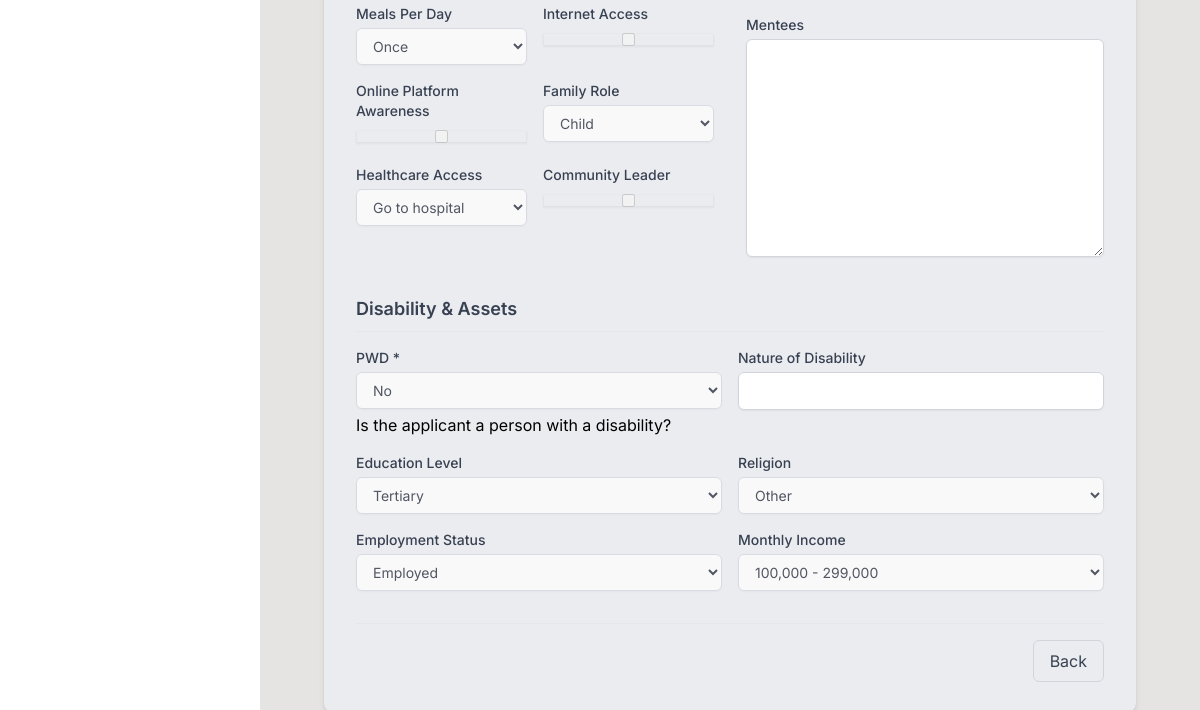
Before: /sectorlead/trainees/view/14/ (signed in, lower part) with the older database file.
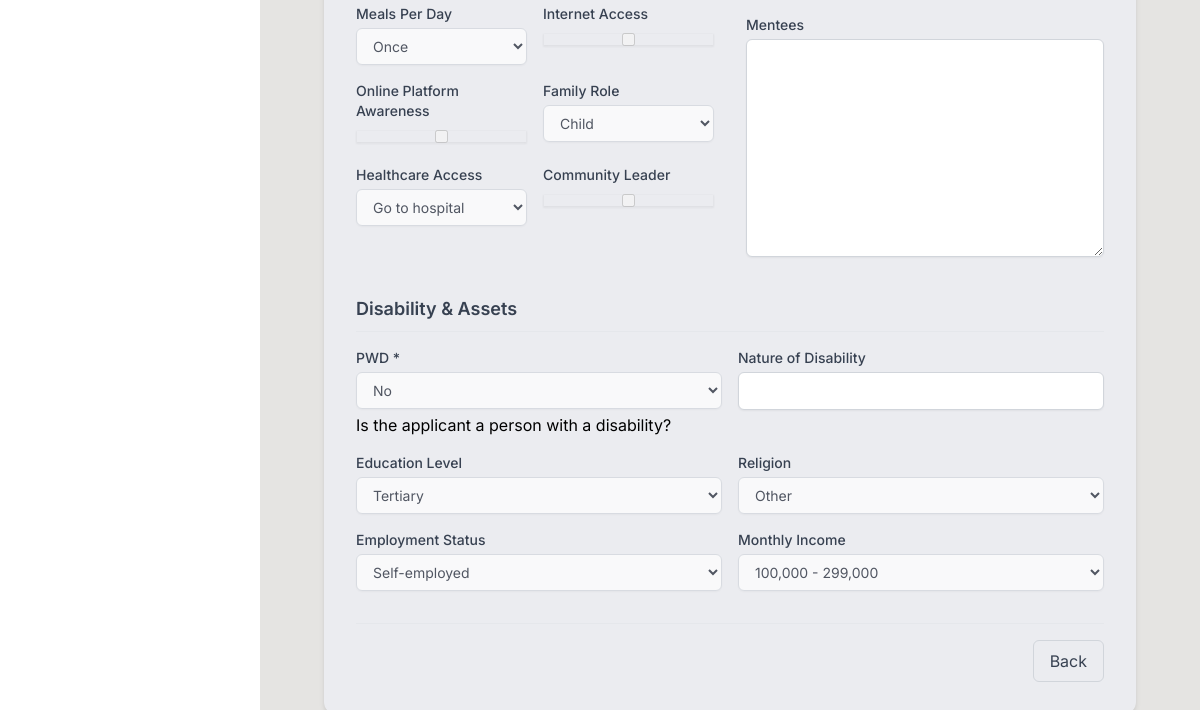
After: the same page with the newer database file.
### urdt_app/models.py (models this page shows, shortened)
class TraineeApplication(models.Model):
    cohort = models.ForeignKey(
        'Cohort',
        on_delete=models.SET_NULL,
        null=True,
        blank=True,
        related_name="trainees",
        help_text="Select the cohort for this trainee"
    )
    student_number = models.CharField(
        max_length=4,
        unique=True,
        editable=False,
        null=True,
        blank=True
    )
    passport_photo = models.ImageField(upload_to="trainee_photos/", null=True, blank=True)
    training_year_month = models.CharField(max_length=100)
    applicant_name = models.CharField(max_length=255)
    phone_contact = models.CharField(max_length=15)
    phone_ownership = models.CharField(max_length=50)
    gender = models.CharField(
        max_length=10,
        choices=[('Male', 'Male'), ('Female', 'Female')]
    )
    date_of_birth = models.DateField()
    age = models.PositiveIntegerField(default=0)
    consent_form_obtained = models.BooleanField(default=False)
    MARITAL_CHOICES = [
        ('Single', 'Single'),
        ('Divorced', 'Divorced'),
        ('Married', 'Married'),
        ('Widowed', 'Widowed'),
    ]
    marital_status = models.CharField(max_length=20, choices=MARITAL_CHOICES)
    household_number = models.CharField(max_length=50, blank=True, null=True)
    current_location = models.CharField(max_length=255, null=True, blank=True)
    zone = models.CharField(max_length=100, blank=True, null=True)
    block_number = models.CharField(max_length=50, blank=True, null=True)
    village = models.CharField(max_length=255, blank=True, null=True)
    parish = models.CharField(max_length=255, blank=True, null=True)
    subcounty = models.CharField(max_length=255, blank=True, null=True)
    district = models.ForeignKey('District', on_delete=models.SET_NULL, null=True, blank=True)
    NATIONALITY_CHOICES = [
        ('Ugandan', 'Ugandan'),
        ('Refugee', 'Refugee'),
    ]
    nationality = models.CharField(max_length=20, choices=NATIONALITY_CHOICES)
    pwd = models.BooleanField(default=False)
    current_location = models.CharField(max_length=255, blank=True, null=True)
    nature_of_disability = models.CharField(max_length=255, blank=True, null=True)
    EDUCATION_CHOICES = [
        ('University', 'University'),
        ('Tertiary', 'Tertiary'),
        ('Secondary', 'Secondary'),
        ('Primary', 'Primary'),
        ('Not at all', 'Not at all'),
    ]
    education_level = models.CharField(max_length=50, choices=EDUCATION_CHOICES)
    RELIGION_CHOICES = [
        ('Christian', 'Christian'),
        ('Moslem', 'Moslem'),
        ('Other', 'Other'),
    ]
    religion = models.CharField(max_length=50, choices=RELIGION_CHOICES)
    EMPLOYMENT_CHOICES = [
        ('Self-employed', 'Self-employed'),
        ('Employed', 'Employed'),
        ('Unemployed', 'Unemployed'),
    ]
    employment_status = models.CharField(max_length=20, choices=EMPLOYMENT_CHOICES)
    INCOME_CHOICES = [
        ('Below 100,000', 'Below 100,000'),
        ('100,000 - 299,000', '100,000 - 299,000'),
        ('300,000 - 500,000', '300,000 - 500,000'),
        ('Above 500,000', 'Above 500,000'),
    ]
    monthly_income = models.CharField(max_length=30, choices=INCOME_CHOICES)
    sector = models.ForeignKey('Sector', on_delete=models.CASCADE, related_name='trainee_sector')
    occupation = models.ForeignKey('Occupation', on_delete=models.CASCADE, related_name='trainee_occupation')
    has_smartphone = models.BooleanField(default=False)
    other_assets = models.TextField(blank=True, null=True)
    household_members_above_15 = models.PositiveIntegerField(default=0)
    MEALS_CHOICES = [
        ('Once', 'Once'),
        ('Twice', 'Twice'),
        ('Thrice', 'Thrice'),
    ]
    meals_per_day = models.CharField(max_length=10, choices=MEALS_CHOICES)
    internet_access = models.BooleanField(default=False)
    online_platform_awareness = models.BooleanField(default=False)
    FAMILY_ROLE_CHOICES = [
        ('Father', 'Father'),
        ('Mother', 'Mother'),
        ('Guardian', 'Guardian'),
        ('Child', 'Child'),
        ('Other', 'Other'),
    ]
    family_role = models.CharField(max_length=20, choices=FAMILY_ROLE_CHOICES)
    HEALTHCARE_CHOICES = [
        ('Use traditional herbs', 'Use traditional herbs'),
        ('Go to hospital', 'Go to hospital'),
        ('Clinic', 'Clinic'),
        ('Other', 'Other'),
    ]
    healthcare_access = models.CharField(max_length=50, choices=HEALTHCARE_CHOICES)
    community_leader = models.BooleanField(default=False)
    has_vision = models.BooleanField(default=False)
    vision_description = models.TextField(blank=True, null=True)
    mentees = models.TextField(
        blank=True,
        null=True,
        help_text="Enter 5 names, one per line or separated by commas."
    )
    assigned_trainer = models.ForeignKey(
        'TrainerApplication',
        on_delete=models.SET_NULL,
        null=True,
        blank=True,
        related_name='trainees'
    )
    epicenter_manager = models.ForeignKey(
        settings.AUTH_USER_MODEL,
        on_delete=models.SET_NULL,
        null=True,
        blank=True,
        related_name='epicenter_trainees'
    )
    created_by = models.ForeignKey(
        settings.AUTH_USER_MODEL,
        on_delete=models.CASCADE,
        related_name='trainee_applications',
        null=True
    )
    created_at = models.DateTimeField(auto_now_add=True)
    STUDY_STATUS_CHOICES = [
        ("NOT_STARTED", "Not Started"),
        ("STARTED_STUDYING", "Started Studying"),
        ("COMPLETED", "Completed"),
        ("DROPPED_OUT", "Dropped Out"),
    ]
    study_status = models.CharField(
        max_length=20,
        choices=STUDY_STATUS_CHOICES,
        default="NOT_STARTED",
        help_text="Tracks the trainee's study progress from not started -> started -> completed or dropped out."
    )
    DIT_CHOICES = [
        ("NOT_REGISTERED", "Not Registered for DIT"),
        ("REGISTERED", "Registered for DIT"),
    ]
    dit_status = models.CharField(
        max_length=15,
        choices=DIT_CHOICES,
        blank=True,
        null=True,
        help_text="Tracks whether the trainee is registered for DIT assessment."
    )
    ASSESSMENT_CHOICES = [
        ("NONE", "No Assessment Yet"),
        ("SUCCESSFUL", "Successfully Assessed"),
        ("UNSUCCESSFUL", "Unsuccessful"),
        ("ABSENT", "Absent"),
    ]
    final_assessment_status = models.CharField(
        max_length=15,
        choices=ASSESSMENT_CHOICES,
        default="NONE",
        help_text="Registrar's final assessment status."
    )

### urdt_app/views.py (the view)
# urls.py: path('sectorlead/trainees/view/<int:trainee_id>/', views.sectorlead_view_trainee, name='sectorlead_view_trainee'),
@login_required
@user_passes_test(sector_lead_required)
def sectorlead_view_trainee(request, trainee_id):
    trainee = get_object_or_404(TraineeApplication, id=trainee_id)
    form = TraineeApplicationEditForm(instance=trainee)
    for f in form.fields:
        form.fields[f].disabled = True
    return render(request, 'sectorlead/single_trainee_form.html', {
        'form': form,
        'heading': 'View Trainee (Read-Only)',
        'read_only': True,
    })

### urdt_app/context_processors.py (called while the page is built, shortened)
def safeguarding_notifications(request):
    if not request.user.is_authenticated:
        return {}
    user = request.user
    if (user.role == 'SUB_ADMIN' or
        (user.designation and user.designation.lower() in [
            'm&e officer', 'principal', 'sector lead', 'accountant', 'project manager', 'safe guarding officer'
        ]) or
        (user.role and user.role.lower() == 'sector_lead')):
        unread_from_trainees = SafeguardingMessage.objects.filter(
            sender__role='TRAINEE'
        ).exclude(read_by=request.user)
        if user.role and user.role.lower() == 'sector_lead':
            unread_from_trainees = unread_from_trainees.filter(trainee__sector=user.sector)
        staff_unread_count = unread_from_trainees.values('trainee').distinct().count()
        return {'staff_unread_count': staff_unread_count}
    return {}

### urdt_app/models.py (called while the page is built)
    def __str__(self):
        return f"{self.username} ({self.get_role_display()})"

    def __str__(self):
        return f"{self.name} ({self.phase.name})"

    def __str__(self):
        return self.name

    def __str__(self):
        return f"{self.name} ({self.sector.name})"

    def __str__(self):
        return self.name

### templates/sectorlead/single_trainee_form.html (shortened to what the changed rows need)
{% extends base_template %}
{% load widget_tweaks %}
{% block content %}
<div class="max-w-7xl mx-auto p-8">
  <div class="bg-[#ebecf0] rounded-xl shadow-md p-8 space-y-8">
    <form method="post" enctype="multipart/form-data" class="space-y-8">
      <div class="grid grid-cols-1 md:grid-cols-2 gap-8">
        <div class="space-y-4">
          <div class="grid grid-cols-2 gap-4">
            <div>
              <label for="{{ form.meals_per_day.id_for_label }}" class="block text-sm font-medium text-gray-700 mb-1">
                Meals Per Day
              </label>
              {{ form.meals_per_day|add_class:"w-full px-3 py-2 bg-white border border-gray-300 rounded-md shadow-sm focus:outline-none focus:ring-1 focus:ring-[#1d5d8d] focus:border-[#1d5d8d] text-gray-900 text-sm" }}
            </div>
            <div>
              <label for="{{ form.internet_access.id_for_label }}" class="block text-sm font-medium text-gray-700 mb-1">
                Internet Access
              </label>
              {{ form.internet_access|add_class:"w-full px-3 py-2 bg-white border border-gray-300 rounded-md shadow-sm focus:outline-none focus:ring-1 focus:ring-[#1d5d8d] focus:border-[#1d5d8d] text-gray-900 text-sm" }}
            </div>
          </div>
          <div class="grid grid-cols-2 gap-4">
            <div>
              <label for="{{ form.online_platform_awareness.id_for_label }}" class="block text-sm font-medium text-gray-700 mb-1">
                Online Platform Awareness
              </label>
              {{ form.online_platform_awareness|add_class:"w-full px-3 py-2 bg-white border border-gray-300 rounded-md shadow-sm focus:outline-none focus:ring-1 focus:ring-[#1d5d8d] focus:border-[#1d5d8d] text-gray-900 text-sm" }}
            </div>
            <div>
              <label for="{{ form.family_role.id_for_label }}" class="block text-sm font-medium text-gray-700 mb-1">
                Family Role
              </label>
              {{ form.family_role|add_class:"w-full px-3 py-2 bg-white border border-gray-300 rounded-md shadow-sm focus:outline-none focus:ring-1 focus:ring-[#1d5d8d] focus:border-[#1d5d8d] text-gray-900 text-sm" }}
            </div>
          </div>
          <div class="grid grid-cols-2 gap-4">
            {% if form.healthcare_access %}
            <div>
              <label for="{{ form.healthcare_access.id_for_label }}" class="block text-sm font-medium text-gray-700 mb-1">
                Healthcare Access
              </label>
              {{ form.healthcare_access|add_class:"w-full px-3 py-2 bg-white border border-gray-300 rounded-md shadow-sm focus:outline-none focus:ring-1 focus:ring-[#1d5d8d] focus:border-[#1d5d8d] text-gray-900 text-sm" }}
            </div>
            {% endif %}
            {% if form.community_leader %}
            <div>
              <label for="{{ form.community_leader.id_for_label }}" class="block text-sm font-medium text-gray-700 mb-1">
                Community Leader
              </label>
              {{ form.community_leader|add_class:"w-full px-3 py-2 bg-white border border-gray-300 rounded-md shadow-sm focus:outline-none focus:ring-1 focus:ring-[#1d5d8d] focus:border-[#1d5d8d] text-gray-900 text-sm" }}
            </div>
            {% endif %}
          </div>
        </div>
        <div class="space-y-4">
          {% if form.mentees %}
          <div>
            <label for="{{ form.mentees.id_for_label }}" class="block text-sm font-medium text-gray-700 mb-1">
              Mentees
            </label>
            {{ form.mentees|add_class:"w-full px-3 py-2 bg-white border border-gray-300 rounded-md shadow-sm focus:outline-none focus:ring-1 focus:ring-[#1d5d8d] focus:border-[#1d5d8d] text-gray-900 text-sm" }}
          </div>
          {% endif %}
        </div>
      </div>
      <div class="space-y-4">
        <h2 class="text-lg font-semibold text-gray-700 border-b border-gray-200 pb-2">Disability & Assets</h2>
        <div class="grid grid-cols-2 gap-4">
          {% if form.pwd %}
          <div>
            <label for="{{ form.pwd.id_for_label }}" class="block text-sm font-medium text-gray-700 mb-1">
              PWD *
            </label>
            {{ form.pwd|add_class:"w-full px-3 py-2 bg-white border border-gray-300 rounded-md shadow-sm focus:outline-none focus:ring-1 focus:ring-[#1d5d8d] focus:border-[#1d5d8d] text-gray-900 text-sm" }}
            {% if form.pwd.help_text %}
              <p class="help-text mt-1">{{ form.pwd.help_text }}</p>
            {% endif %}
          </div>
          {% endif %}
          {% if form.nature_of_disability %}
          <div>
            <label for="{{ form.nature_of_disability.id_for_label }}" class="block text-sm font-medium text-gray-700 mb-1">
              Nature of Disability
            </label>
            {{ form.nature_of_disability|add_class:"w-full px-3 py-2 bg-white border border-gray-300 rounded-md shadow-sm focus:outline-none focus:ring-1 focus:ring-[#1d5d8d] focus:border-[#1d5d8d] text-gray-900 text-sm" }}
          </div>
          {% endif %}
          {% if form.education_level %}
          <div>
            <label for="{{ form.education_level.id_for_label }}" class="block text-sm font-medium text-gray-700 mb-1">
              Education Level
            </label>
            {{ form.education_level|add_class:"w-full px-3 py-2 bg-white border border-gray-300 rounded-md shadow-sm focus:outline-none focus:ring-1 focus:ring-[#1d5d8d] focus:border-[#1d5d8d] text-gray-900 text-sm" }}
          </div>
          {% endif %}
          {% if form.religion %}
          <div>
            <label for="{{ form.religion.id_for_label }}" class="block text-sm font-medium text-gray-700 mb-1">
              Religion
            </label>
            {{ form.religion|add_class:"w-full px-3 py-2 bg-white border border-gray-300 rounded-md shadow-sm focus:outline-none focus:ring-1 focus:ring-[#1d5d8d] focus:border-[#1d5d8d] text-gray-900 text-sm" }}
          </div>
          {% endif %}
          {% if form.employment_status %}
          <div>
            <label for="{{ form.employment_status.id_for_label }}" class="block text-sm font-medium text-gray-700 mb-1">
              Employment Status
            </label>
            {{ form.employment_status|add_class:"w-full px-3 py-2 bg-white border border-gray-300 rounded-md shadow-sm focus:outline-none focus:ring-1 focus:ring-[#1d5d8d] focus:border-[#1d5d8d] text-gray-900 text-sm" }}
          </div>
          {% endif %}
          {% if form.monthly_income %}
          <div>
            <label for="{{ form.monthly_income.id_for_label }}" class="block text-sm font-medium text-gray-700 mb-1">
              Monthly Income
            </label>
            {{ form.monthly_income|add_class:"w-full px-3 py-2 bg-white border border-gray-300 rounded-md shadow-sm focus:outline-none focus:ring-1 focus:ring-[#1d5d8d] focus:border-[#1d5d8d] text-gray-900 text-sm" }}
          </div>
          {% endif %}
        </div>
      </div>
    </form>
  </div>
</div>
{% endblock %}

Changed rows visible on the page:
changed TraineeApplication "Once": employment_status "Employed" → "Self-employed"
